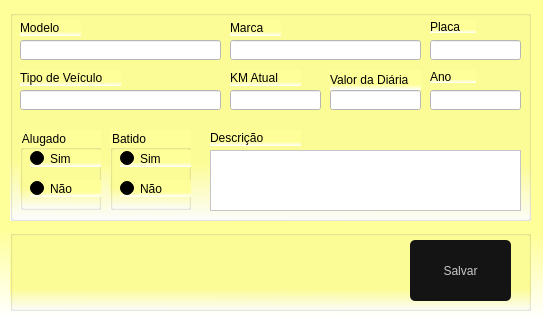
<?xml version="1.0" encoding="UTF-8"?>
<ui version="4.0">
 <class>frmVeiculos</class>
 <widget class="QWidget" name="frmVeiculos">
  <property name="geometry">
   <rect>
    <x>0</x>
    <y>0</y>
    <width>543</width>
    <height>318</height>
   </rect>
  </property>
  <property name="windowTitle">
   <string>Cadastro de Veículos</string>
  </property>
  <property name="windowIcon">
   <iconset>
    <normaloff>../Imagens/btnCadCli.png</normaloff>../Imagens/btnCadCli.png</iconset>
  </property>
  <property name="styleSheet">
   <string notr="true">background-color: qlineargradient(spread:pad, x1:0.508, y1:0.727, x2:0.505, y2:1, stop:0 rgba(255, 255, 153, 255), stop:1 rgba(255, 255, 255, 255))</string>
  </property>
  <widget class="QGroupBox" name="groupBox_2">
   <property name="geometry">
    <rect>
     <x>10</x>
     <y>230</y>
     <width>521</width>
     <height>81</height>
    </rect>
   </property>
   <property name="title">
    <string/>
   </property>
   <widget class="QPushButton" name="btnSalvar">
    <property name="geometry">
     <rect>
      <x>400</x>
      <y>10</y>
      <width>101</width>
      <height>61</height>
     </rect>
    </property>
    <property name="cursor">
     <cursorShape>PointingHandCursor</cursorShape>
    </property>
    <property name="styleSheet">
     <string notr="true">QPushButton{
border-radius: 5px;
background-color: rgb(20,20,20);
color:rgb(200,200,200);
font: 87 12pt &quot;Arial&quot;;
}

QPushButton:hover{ 
background-color:rgb(0, 0, 0);
color: rbg(200,200,200)
}

QPushButton:pressed{
background-color:rgb(0,0,30);
color:rbg(200,200,200)
}

</string>
    </property>
    <property name="text">
     <string>Salvar</string>
    </property>
    <property name="icon">
     <iconset>
      <normaloff>../../Imagens/Salvar.png</normaloff>../../Imagens/Salvar.png</iconset>
    </property>
    <property name="iconSize">
     <size>
      <width>35</width>
      <height>35</height>
     </size>
    </property>
   </widget>
  </widget>
  <widget class="QGroupBox" name="groupBox">
   <property name="geometry">
    <rect>
     <x>10</x>
     <y>10</y>
     <width>521</width>
     <height>211</height>
    </rect>
   </property>
   <property name="styleSheet">
    <string notr="true">font: 87 10pt &quot;Arial&quot;;</string>
   </property>
   <property name="title">
    <string/>
   </property>
   <widget class="QLabel" name="label">
    <property name="geometry">
     <rect>
      <x>10</x>
      <y>10</y>
      <width>61</width>
      <height>16</height>
     </rect>
    </property>
    <property name="styleSheet">
     <string notr="true">gridline-color: qlineargradient(spread:pad, x1:0.467, y1:0.348, x2:0.465, y2:0.00586364, stop:0 rgba(0, 170, 255, 255), stop:1 rgba(255, 255, 255, 255));</string>
    </property>
    <property name="text">
     <string>Modelo</string>
    </property>
   </widget>
   <widget class="QLabel" name="label_2">
    <property name="geometry">
     <rect>
      <x>220</x>
      <y>10</y>
      <width>51</width>
      <height>16</height>
     </rect>
    </property>
    <property name="text">
     <string>Marca</string>
    </property>
   </widget>
   <widget class="QLabel" name="lbEndereco">
    <property name="geometry">
     <rect>
      <x>220</x>
      <y>60</y>
      <width>71</width>
      <height>16</height>
     </rect>
    </property>
    <property name="text">
     <string>KM Atual</string>
    </property>
   </widget>
   <widget class="QLabel" name="lbEmail">
    <property name="geometry">
     <rect>
      <x>420</x>
      <y>10</y>
      <width>46</width>
      <height>13</height>
     </rect>
    </property>
    <property name="text">
     <string>Placa</string>
    </property>
   </widget>
   <widget class="QLineEdit" name="edtModelo">
    <property name="geometry">
     <rect>
      <x>10</x>
      <y>30</y>
      <width>201</width>
      <height>20</height>
     </rect>
    </property>
    <property name="styleSheet">
     <string notr="true">background-color: rgb(255, 255, 255);</string>
    </property>
   </widget>
   <widget class="QLineEdit" name="edtMarca">
    <property name="geometry">
     <rect>
      <x>220</x>
      <y>30</y>
      <width>191</width>
      <height>20</height>
     </rect>
    </property>
    <property name="styleSheet">
     <string notr="true">background-color: rgb(255, 255, 255);</string>
    </property>
   </widget>
   <widget class="QLineEdit" name="edtAno">
    <property name="geometry">
     <rect>
      <x>420</x>
      <y>80</y>
      <width>91</width>
      <height>20</height>
     </rect>
    </property>
    <property name="styleSheet">
     <string notr="true">background-color: rgb(255, 255, 255);</string>
    </property>
   </widget>
   <widget class="QLineEdit" name="edtKm">
    <property name="geometry">
     <rect>
      <x>220</x>
      <y>80</y>
      <width>91</width>
      <height>20</height>
     </rect>
    </property>
    <property name="styleSheet">
     <string notr="true">background-color: rgb(255, 255, 255);</string>
    </property>
   </widget>
   <widget class="QLineEdit" name="edtDiaria">
    <property name="geometry">
     <rect>
      <x>320</x>
      <y>80</y>
      <width>91</width>
      <height>20</height>
     </rect>
    </property>
    <property name="styleSheet">
     <string notr="true">background-color: rgb(255, 255, 255);</string>
    </property>
   </widget>
   <widget class="QLineEdit" name="edtTipo">
    <property name="geometry">
     <rect>
      <x>10</x>
      <y>80</y>
      <width>201</width>
      <height>20</height>
     </rect>
    </property>
    <property name="styleSheet">
     <string notr="true">background-color: rgb(255, 255, 255);</string>
    </property>
   </widget>
   <widget class="QLineEdit" name="edtPlaca">
    <property name="geometry">
     <rect>
      <x>420</x>
      <y>30</y>
      <width>91</width>
      <height>20</height>
     </rect>
    </property>
    <property name="styleSheet">
     <string notr="true">background-color: rgb(255, 255, 255);</string>
    </property>
   </widget>
   <widget class="QLabel" name="label_3">
    <property name="geometry">
     <rect>
      <x>420</x>
      <y>60</y>
      <width>46</width>
      <height>13</height>
     </rect>
    </property>
    <property name="text">
     <string>Ano</string>
    </property>
   </widget>
   <widget class="QGroupBox" name="groupBox_3">
    <property name="geometry">
     <rect>
      <x>10</x>
      <y>120</y>
      <width>81</width>
      <height>80</height>
     </rect>
    </property>
    <property name="title">
     <string>Alugado</string>
    </property>
    <widget class="QRadioButton" name="rbAlugado">
     <property name="geometry">
      <rect>
       <x>10</x>
       <y>20</y>
       <width>82</width>
       <height>17</height>
      </rect>
     </property>
     <property name="text">
      <string>Sim</string>
     </property>
    </widget>
    <widget class="QRadioButton" name="rbDisponivel">
     <property name="geometry">
      <rect>
       <x>10</x>
       <y>50</y>
       <width>82</width>
       <height>17</height>
      </rect>
     </property>
     <property name="text">
      <string>Não</string>
     </property>
    </widget>
   </widget>
   <widget class="QGroupBox" name="groupBox_4">
    <property name="geometry">
     <rect>
      <x>100</x>
      <y>120</y>
      <width>81</width>
      <height>80</height>
     </rect>
    </property>
    <property name="title">
     <string>Batido</string>
    </property>
    <widget class="QRadioButton" name="rbBatido">
     <property name="geometry">
      <rect>
       <x>10</x>
       <y>20</y>
       <width>82</width>
       <height>17</height>
      </rect>
     </property>
     <property name="text">
      <string>Sim</string>
     </property>
    </widget>
    <widget class="QRadioButton" name="rbPerfeito">
     <property name="geometry">
      <rect>
       <x>10</x>
       <y>50</y>
       <width>82</width>
       <height>17</height>
      </rect>
     </property>
     <property name="text">
      <string>Não</string>
     </property>
    </widget>
   </widget>
   <widget class="QLabel" name="label_4">
    <property name="geometry">
     <rect>
      <x>320</x>
      <y>60</y>
      <width>91</width>
      <height>20</height>
     </rect>
    </property>
    <property name="text">
     <string>Valor da Diária</string>
    </property>
   </widget>
   <widget class="QLabel" name="label_5">
    <property name="geometry">
     <rect>
      <x>200</x>
      <y>120</y>
      <width>91</width>
      <height>16</height>
     </rect>
    </property>
    <property name="text">
     <string>Descrição</string>
    </property>
   </widget>
   <widget class="QLabel" name="label_6">
    <property name="geometry">
     <rect>
      <x>10</x>
      <y>60</y>
      <width>101</width>
      <height>16</height>
     </rect>
    </property>
    <property name="text">
     <string>Tipo de Veículo</string>
    </property>
   </widget>
   <widget class="QTextEdit" name="txtDescricao">
    <property name="geometry">
     <rect>
      <x>200</x>
      <y>140</y>
      <width>311</width>
      <height>61</height>
     </rect>
    </property>
    <property name="styleSheet">
     <string notr="true">background-color: rgb(255, 255, 255);</string>
    </property>
   </widget>
  </widget>
 </widget>
 <resources/>
 <connections/>
</ui>
